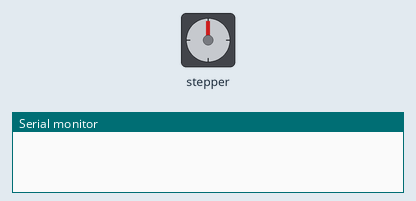
Recording of a sketch running on a simulated Arduino Uno, built with avr-gcc and run on an emulated ATmega328P. Parts: stepper motor, the last lines printed to the serial monitor. Stepper angles assume 200 steps per turn.

Above: at 0.15 s.
At 9.41 s:
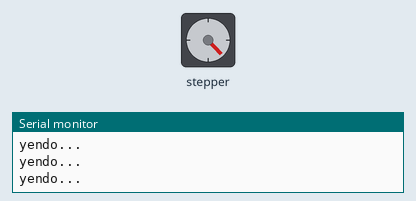
At 20.02 s:
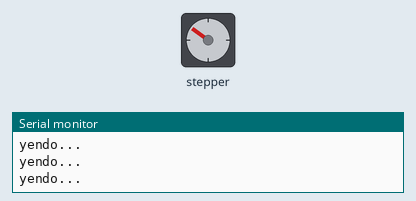
At 39.74 s:
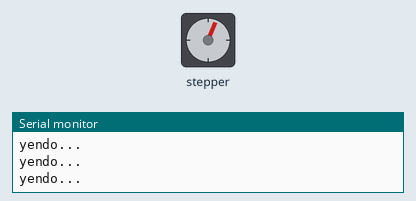
Timing chart, 0 to 40.0 s (numbered marks = the images above):
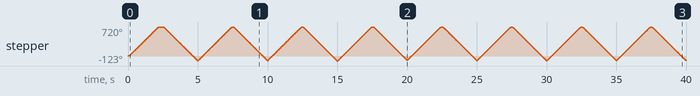

The sketch:

accelstepper1.ino
```cpp
#define STEPPER_SPEED_DEFAULT 200

 #include <AccelStepper.h>
 AccelStepper stepper(
  1,
  6,
  7);


unsigned long cycle_time;
unsigned long change_time;
float _stepperSpeed;

 int pos=400;

void setup()
{
  Serial.begin(9600);
  cycle_time=2500;

    stepper.setMaxSpeed(STEPPER_SPEED_DEFAULT);
 stepper.setSpeed(STEPPER_SPEED_DEFAULT);
 stepper.moveTo(pos);
  stepper.setAcceleration(1000);

change_time=millis();
}

  // Note 2: It is also assumed that your stepper driver board is
  // configured for 1x microstepping.

void loop()
{

//stepper1.distanceToGo() == 0){
if ( (millis ()-change_time) > cycle_time){
  Serial.println("yendo...");
  change_time=millis();
	stepper.setMaxSpeed(200);
	pos=-pos;
  stepper.setSpeed(200);
	stepper.moveTo(pos);
}
	//stepper.move(200);
	stepper.run();
 //stepper1.currentPosition


}
```
